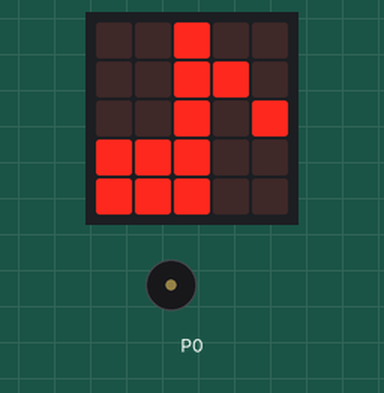
Recording of a program running on a simulated BBC micro:bit (MakeCode). Shown: the board's 5×5 LED display, buzzer (waves = sounding).

Above: at 0.1 s.
At 4.84 s:
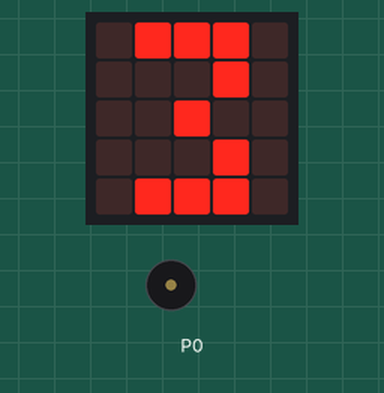
At 5.24 s:
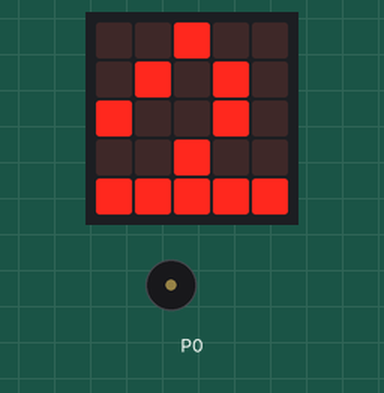
At 6.05 s:
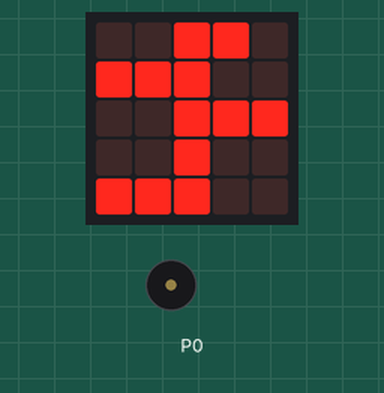
Timing chart, 0 to 7.5 s (numbered marks = the images above):
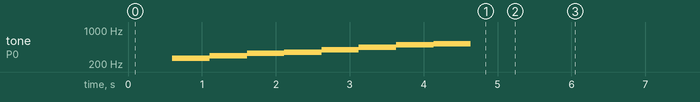

Measured:
- what the display in image 1 shows lasts 0.4 s, from 4.6 s to 5.0 s

The program:

main.ts
```typescript
basic.showIcon(IconNames.EigthNote)
music.playMelody("C D E F G A B C5 ", 120)
basic.forever(function () {
    basic.showLeds(`
        . # # # .
        . . . # .
        . . # . .
        . . . # .
        . # # # .
        `)
    basic.showLeds(`
        . . # . .
        . # . # .
        # . . # .
        . . # . .
        # # # # #
        `)
    basic.showLeds(`
        . . # . .
        . . # . .
        . . # . .
        . . # . .
        . . # . .
        `)
    basic.showLeds(`
        . . # # .
        # # # . .
        . . # # #
        . . # . .
        # # # . .
        `)
})
```

test.ts
```typescript
// テストはここに来ます。このパッケージが拡張機能として使用されるときにはコンパイルされません。
```
